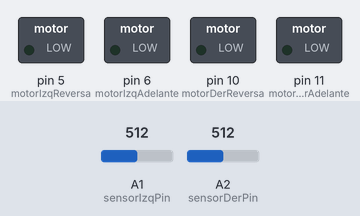
The sketch below on a simulated Arduino Uno, built with avr-gcc and run on an emulated ATmega328P. Shown: switched loads named in the sketch (green lamp = pin HIGH). The test bench sets the inputs (shaded band); at power-on: A1 (sensorIzqPin) = 512, A2 (sensorDerPin) = 512. What the sketch prints to the serial monitor is not drawn.

Above: at 0.1 s.
At 8.1 s:
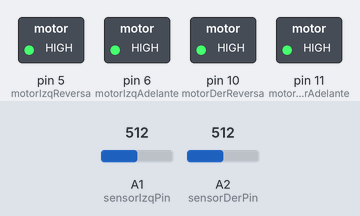
At 16.1 s:
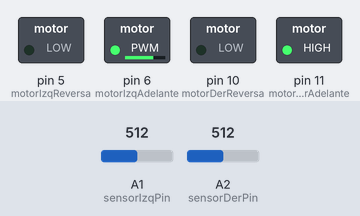
Timing chart, 0 to 17.6 s (numbered marks = the images above):
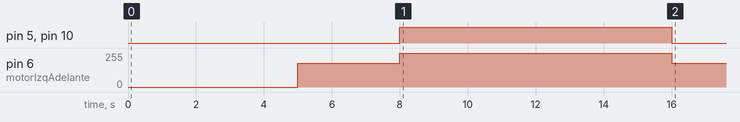

The sketch:

SUMO-2021-QR.ino
```cpp
//Variables motores
const int motorIzqAdelante = 6;
const int motorIzqReversa = 5;

const int motorDerAdelante =11;
const int motorDerReversa = 10;

//Distancia detección
int dist  = 15;
int maxdist = 65;
int mindist = 8;
//Bandera
// 0 = en frente - sin valor
// 1 = izquierda
// 2 = derecha
int bandera = 0;

//Variables sensores
#define sensorIzqPin A1
#define sensorDerPin A2

void setup() {

Serial.begin(9600);
delay(5000);
avanzar();
delay(3000);
detener();
delay(8000);

// Pines de sensores
pinMode(sensorIzqPin, INPUT); //Sensor izquierdo
pinMode(sensorDerPin, INPUT); //SENSOR DERECHO

//Pines de motores
pinMode(motorIzqAdelante, OUTPUT); //Motor1      //MOTOR IZQUIERDO
pinMode(motorIzqReversa, OUTPUT); //Fin Motor1   //MOTOR IZQUIERDO
pinMode(motorDerAdelante, OUTPUT); //Motor2       //MOTOR DERECHO
pinMode(motorDerReversa, OUTPUT); //Fin Motor2   //MOTOR DERECHO
}

void loop() {
//Si sabemos que el otro sumo se fue por la izquierda, seguimos girando a la izquierda hasta encontrarlo
//if (bandera == 1) buscarIzq();

//Si sabemos que el otro sumo se fue por la derecha, seguimos girando a la derecha hasta encontrarlo
//if (bandera == 2) buscarDer();

//Lectura del sensor izquierdo
float sensorIzq = analogRead(sensorIzqPin);
Serial.print("Sensor Izquierdo: ");
sensorIzq = convertirCm(sensorIzq);
Serial.println(sensorIzq);

//Lectura del sensor derecho
float sensorDer = analogRead(sensorDerPin);
Serial.print("Sensor Derecho: ");
sensorDer = convertirCm(sensorDer);
Serial.println(sensorDer);

//Si esta cerca
if (sensorIzq < dist && sensorDer < dist){
avanzar();
bandera = 0;
  if ((sensorIzq < mindist || sensorDer < mindist) || (sensorIzq > maxdist || sensorDer > maxdist)) { //Si no detecta nada en el rango establecido
    while (true) {
    Serial.print("Entre en el loop");
    avanzar();
    sensorIzq = analogRead(sensorIzqPin);
    sensorIzq = convertirCm(sensorIzq);
    sensorDer = analogRead(sensorDerPin);
    sensorDer = convertirCm(sensorDer);
    //Detectar distancia valida
    if ((sensorIzq > mindist && sensorIzq < dist) || (sensorDer > mindist && sensorDer < dist)){
      break;
    }
}
}
}

if ((sensorIzq >= dist && sensorDer < dist) || bandera == 1){
bandera = 1;
Serial.print("Bandera = 1");
buscarIzq();
}

if ((sensorIzq < dist && sensorDer >= dist) || bandera == 2){
bandera = 2;
Serial.print("Bandera = 2");
buscarDer();
}

//Condicion inicial
if (sensorIzq >= dist && sensorDer >= dist){ //Si ningún sensor detecta al otro bot
  if (bandera == 0){
    buscarDer();
  }
  else if (bandera == 1){
    buscarIzq();
  }
  else if (bandera == 2){
    buscarDer();
  }
}
}

void avanzar() {
  Serial.println("Avanzar");
  analogWrite(motorDerAdelante, 255);
  analogWrite(motorDerReversa, 0);
  analogWrite(motorIzqAdelante, 180);
  analogWrite(motorIzqReversa, 0);
}

//Girar a la izquierda
void buscarIzq() {
  Serial.println("Buscar");
  analogWrite(motorIzqAdelante, 0);
  analogWrite(motorIzqReversa, 110);
  analogWrite(motorDerAdelante, 110);
  analogWrite(motorDerReversa, 0);
  delay(5);
}

//Girar a la derecha
void buscarDer() {
  Serial.println("Buscar");
  analogWrite(motorIzqAdelante, 80);
  analogWrite(motorIzqReversa, 0);
  analogWrite(motorDerAdelante, 0);
  analogWrite(motorDerReversa, 110);
  delay(5);
}

void detener(){
  Serial.println("Detenido");
  analogWrite(motorIzqAdelante, 255);
  analogWrite(motorIzqReversa, 255);
  analogWrite(motorDerAdelante, 255);
  analogWrite(motorDerReversa, 255);
}

//Convertir a Centimetros las lecturas del sensor
float convertirCm(float lecturaSensor){
  float vin = lecturaSensor * 0.0049;
  float r = (2.5 - vin) / 0.034;
  return r;
}
```

Measured:
- by itself, pin 5 (motorIzqReversa), pin 10 (motorDerReversa): HIGH → LOW at 16.0 s
- by itself, pin 6 (motorIzqAdelante): 180/255 → 255/255 at 8.0 s, → 180/255 8.0 s later
